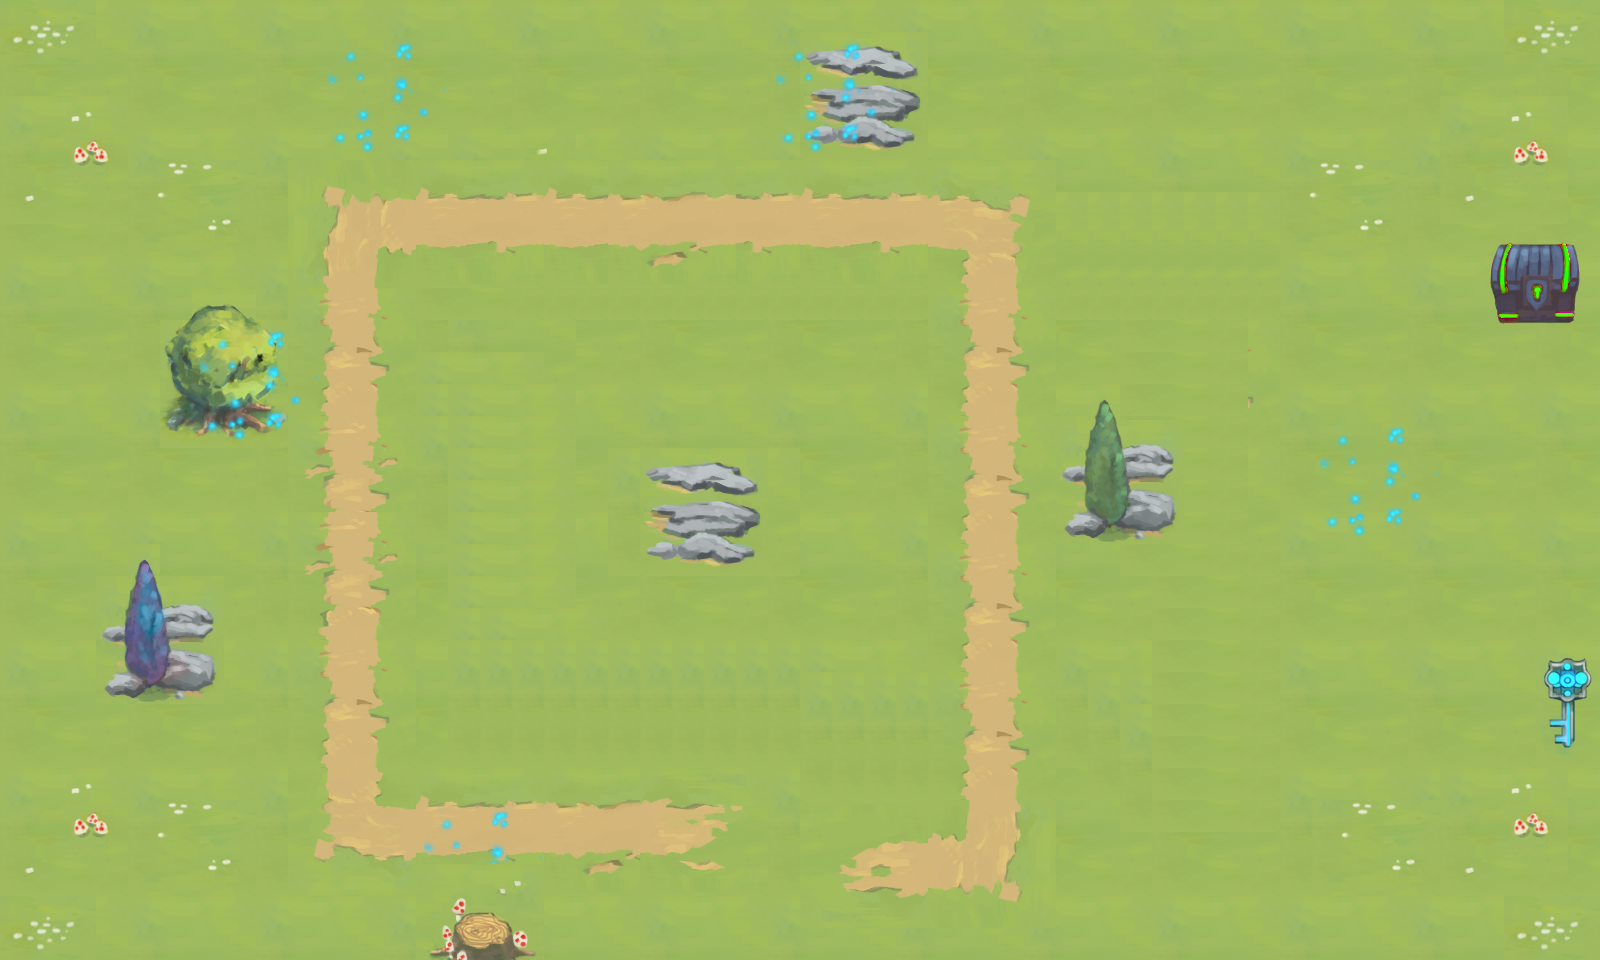

This is a level from a 2D game, rendered from its Tiled map with the project's own tilesets. A one-line summary and the map file follow, with tile-layer data summarised:
An orthogonal 50x30 tile map with 32x32 px tiles, 3 tile layers (块层 1, build, 块层 3), 25 tilesets and 9 objects.

<map version="1.0" tiledversion="1.1.5" orientation="orthogonal" renderorder="left-up" width="50" height="30" tilewidth="32" tileheight="32" infinite="0" nextobjectid="15">
 <tileset firstgid="1" name="grass" tilewidth="32" tileheight="32" tilecount="16" columns="4">
  <image source="Tileset/grass/grass_day/grass.png" trans="ffffff" width="128" height="128" />
 </tileset>
 <tileset firstgid="17" name="grass_flowers1" tilewidth="32" tileheight="32" tilecount="16" columns="4">
  <image source="Tileset/grass/grass_day/grass_flowers1.png" trans="ffffff" width="128" height="128" />
 </tileset>
 <tileset firstgid="33" name="grass_flowers2" tilewidth="32" tileheight="32" tilecount="16" columns="4">
  <image source="Tileset/grass/grass_day/grass_flowers2.png" trans="ffffff" width="128" height="128" />
 </tileset>
 <tileset firstgid="49" name="grass_mushrooms" tilewidth="32" tileheight="32" tilecount="16" columns="4">
  <image source="Tileset/grass/grass_day/grass_mushrooms.png" trans="ffffff" width="128" height="128" />
 </tileset>
 <tileset firstgid="65" name="road_corner" tilewidth="32" tileheight="32" tilecount="16" columns="4">
  <image source="Tileset/dirt_road_network/dirt_road_network_day/road_corner.png" trans="ffffff" width="128" height="128" />
 </tileset>
 <tileset firstgid="81" name="road_corner2" tilewidth="32" tileheight="32" tilecount="16" columns="4">
  <image source="Tileset/dirt_road_network/dirt_road_network_day/road_corner2.png" trans="ffffff" width="128" height="128" />
 </tileset>
 <tileset firstgid="97" name="road_cross" tilewidth="32" tileheight="32" tilecount="16" columns="4">
  <image source="Tileset/dirt_road_network/dirt_road_network_day/road_cross.png" trans="ffffff" width="128" height="128" />
 </tileset>
 <tileset firstgid="113" name="road_cross2" tilewidth="32" tileheight="32" tilecount="16" columns="4">
  <image source="Tileset/dirt_road_network/dirt_road_network_day/road_cross2.png" trans="ffffff" width="128" height="128" />
 </tileset>
 <tileset firstgid="129" name="road_end_hor1" tilewidth="32" tileheight="32" tilecount="16" columns="4">
  <image source="Tileset/dirt_road_network/dirt_road_network_day/road_end_hor1.png" trans="ffffff" width="128" height="128" />
 </tileset>
 <tileset firstgid="145" name="road_end_hor2" tilewidth="32" tileheight="32" tilecount="16" columns="4">
  <image source="Tileset/dirt_road_network/dirt_road_network_day/road_end_hor2.png" trans="ffffff" width="128" height="128" />
 </tileset>
 <tileset firstgid="161" name="road_end_ver1" tilewidth="32" tileheight="32" tilecount="16" columns="4">
  <image source="Tileset/dirt_road_network/dirt_road_network_day/road_end_ver1.png" trans="ffffff" width="128" height="128" />
 </tileset>
 <tileset firstgid="177" name="road_end_ver2" tilewidth="32" tileheight="32" tilecount="16" columns="4">
  <image source="Tileset/dirt_road_network/dirt_road_network_day/road_end_ver2.png" trans="ffffff" width="128" height="128" />
 </tileset>
 <tileset firstgid="193" name="road_middle_hor" tilewidth="32" tileheight="32" tilecount="16" columns="4">
  <image source="Tileset/dirt_road_network/dirt_road_network_day/road_middle_hor.png" trans="ffffff" width="128" height="128" />
 </tileset>
 <tileset firstgid="209" name="road_middle_hor2" tilewidth="32" tileheight="32" tilecount="16" columns="4">
  <image source="Tileset/dirt_road_network/dirt_road_network_day/road_middle_hor2.png" trans="ffffff" width="128" height="128" />
 </tileset>
 <tileset firstgid="225" name="road_middle_ver1" tilewidth="32" tileheight="32" tilecount="16" columns="4">
  <image source="Tileset/dirt_road_network/dirt_road_network_day/road_middle_ver1.png" trans="ffffff" width="128" height="128" />
 </tileset>
 <tileset firstgid="241" name="road_middle_ver2" tilewidth="32" tileheight="32" tilecount="16" columns="4">
  <image source="Tileset/dirt_road_network/dirt_road_network_day/road_middle_ver2.png" trans="ffffff" width="128" height="128" />
 </tileset>
 <tileset firstgid="257" name="rock" tilewidth="32" tileheight="32" tilecount="16" columns="4">
  <image source="Tileset/forest/forest_day/rock.png" trans="ffffff" width="128" height="128" />
 </tileset>
 <tileset firstgid="273" name="tall_tree_rock" tilewidth="32" tileheight="32" tilecount="24" columns="4">
  <image source="Tileset/forest/forest_day/tall_tree_rock.png" trans="ffffff" width="128" height="196" />
 </tileset>
 <tileset firstgid="297" name="tall_tree_rock_magical" tilewidth="32" tileheight="32" tilecount="24" columns="4">
  <image source="Tileset/forest/forest_day/tall_tree_rock_magical.png" trans="ffffff" width="128" height="196" />
 </tileset>
 <tileset firstgid="321" name="tree_rock" tilewidth="32" tileheight="32" tilecount="24" columns="4">
  <image source="Tileset/forest/forest_day/tree_rock.png" trans="ffffff" width="128" height="192" />
 </tileset>
 <tileset firstgid="345" name="tree_stump_mushrooms2" tilewidth="32" tileheight="32" tilecount="16" columns="4">
  <image source="Tileset/forest/forest_day/tree_stump_mushrooms2.png" trans="ffffff" width="128" height="128" />
 </tileset>
 <tileset firstgid="361" name="glitter_blue" tilewidth="32" tileheight="32" tilecount="36" columns="6">
  <image source="Tileset/miscellaneous/glitter_blue.png" trans="ffffff" width="200" height="200" />
 </tileset>
 <tileset firstgid="397" name="glitter_blue" tilewidth="32" tileheight="32" tilecount="36" columns="6">
  <image source="Tileset/miscellaneous/glitter_blue.png" trans="ffffff" width="200" height="200" />
 </tileset>
 <tileset firstgid="433" name="treasure_dark_closed_green" tilewidth="32" tileheight="32" tilecount="16" columns="4">
  <image source="Tileset/treasure_dark/treasure_dark_closed_green.png" trans="ffffff" width="128" height="128" />
 </tileset>
 <tileset firstgid="449" name="key_blue" tilewidth="32" tileheight="32" tilecount="16" columns="4">
  <image source="Tileset/treasure_keys/key_blue.png" trans="ffffff" width="128" height="128" />
 </tileset>
 <layer name="块层 1" width="50" height="30">
  <data>[1500 cells, 1500 non-empty, 101 distinct tile ids]</data>
 </layer>
 <objectgroup name="对象层 1">
  <object id="1" x="346" y="512">
   <point />
  </object>
  <object id="2" x="1274" y="528">
   <point />
  </object>
  <object id="8" x="632" y="455" width="145" height="121" />
  <object id="9" x="161" y="321" width="126" height="126" />
  <object id="10" x="99" y="580" width="124" height="123" />
  <object id="11" x="418" y="834" width="124" height="95" />
  <object id="12" x="798" y="32" width="122" height="116" />
  <object id="13" x="1488" y="242" width="98" height="83" />
  <object id="14" x="1536" y="657" width="57" height="93" />
 </objectgroup>
 <layer name="build" width="50" height="30">
  <data>[1500 cells, 464 non-empty, 218 distinct tile ids]</data>
 </layer>
 <layer name="块层 3" width="50" height="30">
  <data>[1500 cells, 156 non-empty, 96 distinct tile ids]</data>
 </layer>
</map>
